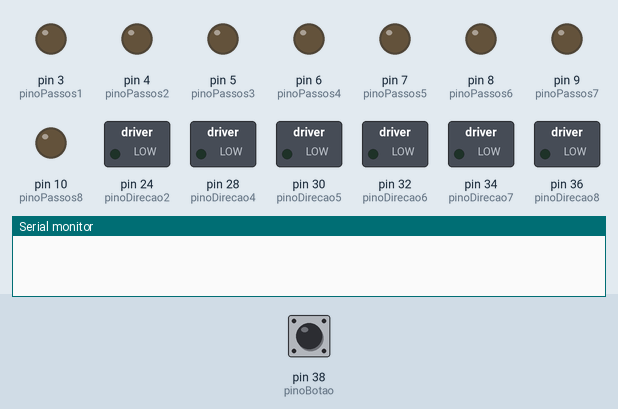
Simulated run of this sketch. Board: Arduino Mega 2560, built with avr-gcc and run on an emulated ATmega2560. Parts: switched loads named in the sketch (green lamp = pin HIGH), output pins drawn as LEDs (lit = HIGH), the last lines printed to the serial monitor. The test bench sets the inputs (shaded band); at power-on: pin 38 (pinoBotao) LOW.

Above: at 1.2 s.
1.3 s: pin 38 (pinoBotao) pulled HIGH for 0.15 s
At 2.9 s:
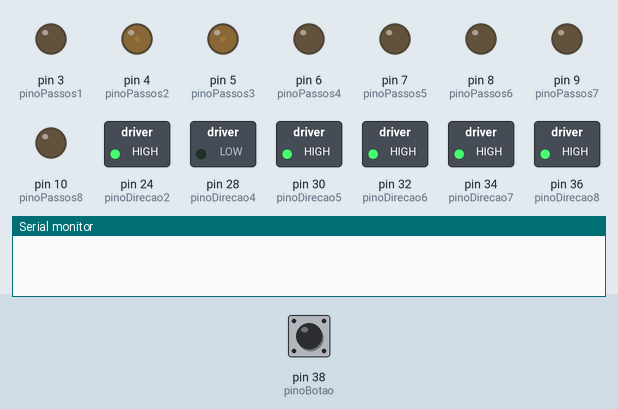
At 3.99 s:
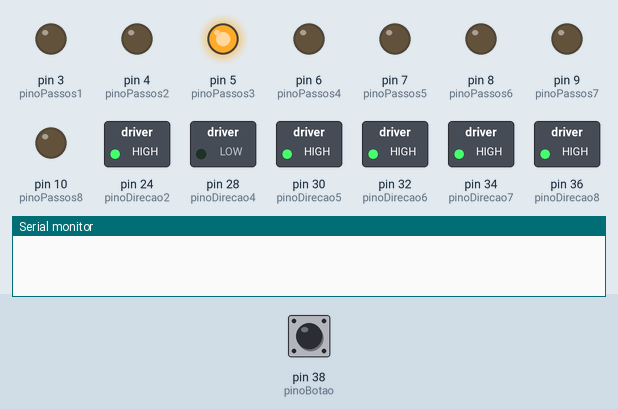
10.3 s: pin 38 (pinoBotao) pulled HIGH for 1 s
At 14.5 s:
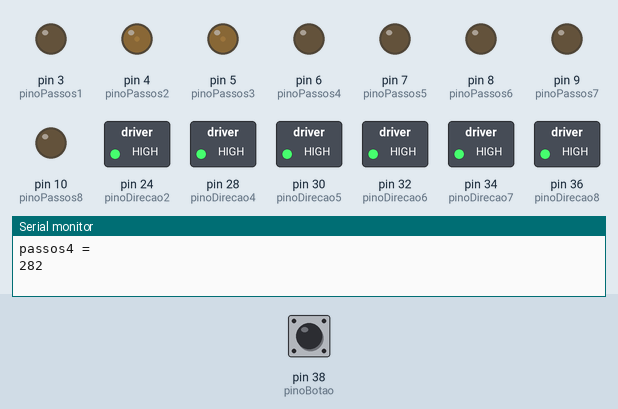
Timing chart, 0 to 19.3 s (numbered marks = the images above; inputs shaded):
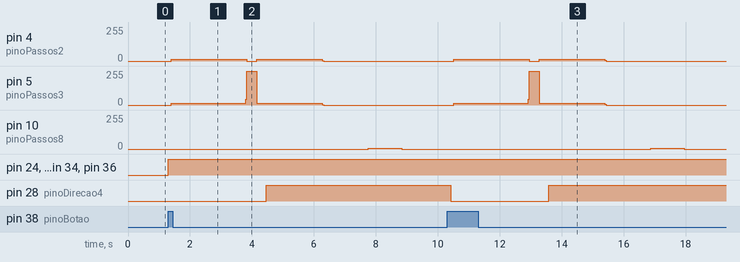

Measured:
- after the input at 1.3 s, pin 4 (pinoPassos2): alternates 13/255 for 2.3 s and 0/255 for 0.32 s, 4 changes in all, then stays 0/255, starting after 0.10 s; pin 5 (pinoPassos3): 0/255 → 13/255 after 0.10 s, → 255/255 2.4 s later, → 12/255 0.36 s later, → 0/255 2.1 s later
- after the input at 10.3 s, pin 4 (pinoPassos2): alternates 13/255 for 2.3 s and 0/255 for 0.32 s, 4 changes in all, then stays 0/255, starting after 0.21 s; pin 5 (pinoPassos3): 0/255 → 13/255 after 0.21 s, → 255/255 2.4 s later, → 12/255 0.36 s later, → 0/255 2.1 s later

The sketch:

controling_8_stepper_3.ino
```cpp
// variaveis ajustaveis
int vel = 9; //determina velocidade geral do sitema; valores de 1 a 10
int vel1 = 50; //velocidade motor 1; valores acima de 8
int vel2 = 10; //velocidade motor 2; valores acima de 8
int vel3 = 10; //velocidade motor 3; valores acima de 8
int vel4 = 60; //velocidade motor 4; valores acima de 8
int vel5 = 70; //velocidade motor 5; valores acima de 8
int vel6 = 30; //velocidade motor 6; valores acima de 8
int vel7 = 30; //velocidade motor 7; valores acima de 8
int vel8 = 25; //velocidade motor 8; valores acima de 8
int loops_step_1 = 15000;
int loops_step_2 = 32000;

// referencias
int para_motor_1 = 40;
int para_motor_2 = 1000;
int para_motor_3 = 1000;
int liga_motor_4 = 200; //referente ao numero de passos dado pelo motor2
int extra_motor_4 = 40; //referente ao avanco extra que o motor 4 da antes de voltar
int para_motor_5 = 40;
int para_motor_6 = 40;
int liga_motor_7 = 2000;
int para_motor_8 = 40;

// variaveis auxiliares (nao mexer)
int atraso = (40000-3500*vel)/100;
int vel_cont = vel2;
static int cont1 = vel1;
static int cont2 = vel2;
static int cont3 = vel3;
static int cont4 = vel4;
static int cont5 = vel5;
static int cont6 = vel6;
static int cont7 = vel7;
static int cont8 = vel8;
static int cont = vel_cont;
int contador;
int passos1 = 0;
int passos2 = 0;
int passos3 = 0;
int passos4 = 0;
int passos5 = 0;
int passos6 = 0;
int passos7 = 0;
int passos8 = 0;

//PINAGEM

// botao para ativar motores
int pinoBotao = 38;
int botao = 0;

// declaracao da variavel sensor
volatile int sensor = LOW;

// stepper 1
int pinoDirecao1 = 22;
int pinoPassos1 = 3;

// stepper 2
int pinoDirecao2 = 24;
int pinoPassos2 = 4;

// stepper 3
int pinoDirecao3 = 26;
int pinoPassos3 = 5;

// stepper 4
int pinoDirecao4 = 28;
int pinoPassos4 = 6;

// stepper 5
int pinoDirecao5 = 30;
int pinoPassos5 = 7;

// stepper 6
int pinoDirecao6 = 32;
int pinoPassos6 = 8;

// stepper 7
int pinoDirecao7 = 34;
int pinoPassos7 = 9;

// stepper 8
int pinoDirecao8 = 36;
int pinoPassos8 = 10;

void setup() {
  Serial.begin(9600);
  pinMode(pinoDirecao1, OUTPUT);
  pinMode(pinoDirecao2, OUTPUT);
  pinMode(pinoDirecao3, OUTPUT);
  pinMode(pinoDirecao4, OUTPUT);
  pinMode(pinoDirecao5, OUTPUT);
  pinMode(pinoDirecao6, OUTPUT);
  pinMode(pinoDirecao7, OUTPUT);
  pinMode(pinoDirecao8, OUTPUT);
  pinMode(pinoPassos1, OUTPUT);
  pinMode(pinoPassos2, OUTPUT);
  pinMode(pinoPassos3, OUTPUT);
  pinMode(pinoPassos4, OUTPUT);
  pinMode(pinoPassos5, OUTPUT);
  pinMode(pinoPassos6, OUTPUT);
  pinMode(pinoPassos7, OUTPUT);
  pinMode(pinoPassos8, OUTPUT);
  pinMode(pinoBotao,INPUT);
  pinMode(2,OUTPUT);

  attachInterrupt(0,sensor_1, RISING);
}

void loop(){
  botao = digitalRead(pinoBotao);

  if (botao == HIGH) {
    //    step_um(false,pinoDirecao4, pinoPassos4, 200, atraso);

    step_1(
    false, pinoDirecao1, pinoPassos1,
    true, pinoDirecao2, pinoPassos2,
    false, pinoDirecao3, pinoPassos3,
    false, pinoDirecao4, pinoPassos4,
    true, pinoDirecao5, pinoPassos5,
    true, pinoDirecao6, pinoPassos6,
    true, pinoDirecao7, pinoPassos7,
    true, pinoDirecao8, pinoPassos8,
    loops_step_1,
    atraso);

    step_2(
    false, pinoDirecao1, pinoPassos1,
    true, pinoDirecao2, pinoPassos2,
    false, pinoDirecao3, pinoPassos3,
    false, pinoDirecao4, pinoPassos4,
    true, pinoDirecao5, pinoPassos5,
    true, pinoDirecao6, pinoPassos6,
    true, pinoDirecao7, pinoPassos7,
    true, pinoDirecao8, pinoPassos8,
    loops_step_2,
    atraso);

    Serial.println("passos4 = ");
    Serial.println(passos4);

  }
}

void sensor_1(){
  sensor = HIGH;
}

// primeira etapa
void step_1(
boolean dir1, int pinoDirecao1, int pinoPassos1,
boolean dir2, int pinoDirecao2, int pinoPassos2,
boolean dir3, int pinoDirecao3, int pinoPassos3,
boolean dir4, int pinoDirecao4, int pinoPassos4,
boolean dir5, int pinoDirecao5, int pinoPassos5,
boolean dir6, int pinoDirecao6, int pinoPassos6,
boolean dir7, int pinoDirecao7, int pinoPassos7,
boolean dir8, int pinoDirecao8, int pinoPassos8,
int loops,
int atraso
){

  digitalWrite(pinoDirecao1,dir1);
  digitalWrite(pinoDirecao2,dir2);
  digitalWrite(pinoDirecao3,dir3);
  digitalWrite(pinoDirecao4,dir4);
  digitalWrite(pinoDirecao5,dir5);
  digitalWrite(pinoDirecao6,dir6);
  digitalWrite(pinoDirecao7,dir7);
  digitalWrite(pinoDirecao8,dir8);
  passos1= 0;
  passos2= 0;
  passos3= 0;
  passos4= 0;
  passos5= 0;
  passos6= 0;
  passos7= 0;
  passos8= 0;
  contador= 0;
  sensor = LOW;
  //  passos4=281;
  delay(50);

  for(int i=0;i<loops;i++){

    if((cont2==0)&&(passos2<1201)){
      digitalWrite(pinoPassos2,HIGH);
    }

    if((cont3==0)&&(passos2<1201)){
      digitalWrite(pinoPassos3,HIGH);
    }

    if((cont4==0)&&(passos2>100)&&(passos4<200+extra_motor_4+1)){
      digitalWrite(pinoPassos4,HIGH);
    }

    if((cont4==0)&&(passos4>200+extra_motor_4)&&(passos4<200+2*(extra_motor_4+1))){
      digitalWrite(pinoDirecao4,!dir4);
      digitalWrite(pinoPassos4, HIGH);
      digitalWrite(pinoDirecao4,!dir4);
    }

    if((cont5==0)&&((passos4>200)&&(passos5<100+1))){
      digitalWrite(pinoPassos5, HIGH);
    }

    if((cont5==0)&&((passos6>200)&&(passos5<200))){
      digitalWrite(pinoPassos5, HIGH);
    }

    if((cont6==0)&&(passos5>100)&&(passos6<200+1)){
      digitalWrite(pinoPassos6, HIGH);
    }

    if(cont==0){
      contador++;
    }

    delayMicroseconds(atraso);

    if(cont2){
      cont2--;
    }
    else{
      if((passos2<1201)){
        digitalWrite(pinoPassos2, LOW);
        passos2++;
        cont2 = vel2;
      }
    }
    if(cont3){
      cont3--;
    }
    else{
      if(passos2<1201){
        digitalWrite(pinoPassos3, LOW);
        passos3++;
        cont3 = vel3;
      }
    }

    if(cont4){
      cont4--;
    }
    else{
      if((passos2>100)&&(passos4<200+extra_motor_4+1)){
        digitalWrite(pinoPassos4, LOW);
        passos4++;
        cont4 = vel4;
      }
      if((passos4>200+extra_motor_4)&&(passos4<200+2*(extra_motor_4+1))){
        digitalWrite(pinoDirecao4,!dir4);
        digitalWrite(pinoPassos4, LOW);
        digitalWrite(pinoDirecao4,!dir4);
        passos4++;
        cont4 = vel4;
      }
    }

    if(cont5){
      cont5--;
    }
    else{
      if((passos4>200)&&(passos5<100+1)){
        digitalWrite(pinoPassos5, LOW);
        passos5++;
        cont5 = vel5;
      }
      if((passos6>200)&&(passos5<200)){
        digitalWrite(pinoPassos5, LOW);
        passos5++;
        cont5 = vel5;
      }
    }

    if(cont6){
      cont6--;
    }
    else{
      if((passos5>100)&&(passos6<200+1)){
        digitalWrite(pinoPassos6, LOW);
        passos6++;
        cont6 = vel6;
      }
    }

    if(cont){
      cont--;
    }
    else{
      cont = vel_cont;
    }

    delayMicroseconds(atraso);

    // leitura pelo sensor de posicao
    if(sensor == HIGH){
      sensor = LOW;
      i = loops;
    }
  }
}

// segunda etapa
void step_2(
boolean dir1, int pinoDirecao1, int pinoPassos1,
boolean dir2, int pinoDirecao2, int pinoPassos2,
boolean dir3, int pinoDirecao3, int pinoPassos3,
boolean dir4, int pinoDirecao4, int pinoPassos4,
boolean dir5, int pinoDirecao5, int pinoPassos5,
boolean dir6, int pinoDirecao6, int pinoPassos6,
boolean dir7, int pinoDirecao7, int pinoPassos7,
boolean dir8, int pinoDirecao8, int pinoPassos8,
int loops,
int atraso
){

  digitalWrite(pinoDirecao1,dir1);
  digitalWrite(pinoDirecao2,dir2);
  digitalWrite(pinoDirecao3,dir3);
  digitalWrite(pinoDirecao4,dir4);
  digitalWrite(pinoDirecao5,dir5);
  digitalWrite(pinoDirecao6,dir6);
  digitalWrite(pinoDirecao7,dir7);
  digitalWrite(pinoDirecao8,dir8);
  //  passos1 = 0;
  passos2 = 0;
  passos3 = 0;
  //  passos4 = 0;
  //  passos5 = 0;
  //  passos6 = 0;
  //  passos7 = 0;
  //  passos8 = 0;
  //  sensor = LOW;
  delay(1);

  for(int i=0;i<loops;i++){

    if((cont2==0)&&(passos2<para_motor_2+1)){
      digitalWrite(pinoPassos2,HIGH);
    }

    if((cont3==0)&&(passos3<para_motor_3+1)){
      digitalWrite(pinoPassos3,HIGH);
    }

    if((cont4==0)&&(passos2>100)&&(passos4<200+extra_motor_4+1)){
      digitalWrite(pinoPassos4,HIGH);
    }

    if((cont4==0)&&(passos4>200+extra_motor_4)&&(passos4<200+2*(extra_motor_4+1))){
      digitalWrite(pinoDirecao4,!dir4);
      digitalWrite(pinoPassos4, HIGH);
      digitalWrite(pinoDirecao4,!dir4);
    }

    if((cont5==0)&&((passos4>200)&&(passos5<100+1))){
      digitalWrite(pinoPassos5, HIGH);
    }

    if((cont5==0)&&((passos6>200)&&(passos5<200))){
      digitalWrite(pinoPassos5, HIGH);
    }

    if((cont6==0)&&(passos5>100)&&(passos6<200+1)){
      digitalWrite(pinoPassos6, HIGH);
    }

    if((cont7==0)&&(contador>liga_motor_7)&&(passos7<200+1)){
      digitalWrite(pinoPassos7, HIGH);
    }

    if((cont8==0)&&(passos5>199)&&(passos8<200+1)){
      digitalWrite(pinoPassos8, HIGH);
    }

    if((cont1==0)&&(passos8>110)&&(passos1<para_motor_1+1)){
      digitalWrite(pinoPassos1,HIGH);
    }

    if(cont==0){
      contador++;
    }

    delayMicroseconds(atraso);

    if(cont2){
      cont2--;
    }
    else{
      if((passos2<para_motor_2+1)){
        digitalWrite(pinoPassos2, LOW);
        passos2++;
        cont2 = vel2;
      }
    }
    if(cont3){
      cont3--;
    }
    else{
      if((passos3<para_motor_3+1)){
        digitalWrite(pinoPassos3, LOW);
        passos3++;
        cont3 = vel3;
      }
    }

    if(cont4){
      cont4--;
    }
    else{
      if((passos2>100)&&(passos4<200+extra_motor_4+1)){
        digitalWrite(pinoPassos4, LOW);
        passos4++;
        cont4 = vel4;
      }
      if((passos4>200+extra_motor_4)&&(passos4<200+2*(extra_motor_4+1))){
        digitalWrite(pinoDirecao4,!dir4);
        digitalWrite(pinoPassos4, LOW);
        digitalWrite(pinoDirecao4,!dir4);
        passos4++;
        cont4 = vel4;
      }
    }

    if(cont5){
      cont5--;
    }
    else{
      if((passos4>200)&&(passos5<100+1)){
        digitalWrite(pinoPassos5, LOW);
        passos5++;
        cont5 = vel5;
      }
      if((passos6>200)&&(passos5<200)){
        digitalWrite(pinoPassos5, LOW);
        passos5++;
        cont5 = vel5;
      }
    }

    if(cont6){
      cont6--;
    }
    else{
      if((passos5>100)&&(passos6<200+1)){
        digitalWrite(pinoPassos6, LOW);
        passos6++;
        cont6 = vel6;
      }
    }

    if(cont7){
      cont7--;
    }
    else{
      if((contador>liga_motor_7)&&(passos7<200+1)){
        digitalWrite(pinoPassos7, LOW);
        passos7++;
        cont7 = vel7;
      }
    }

    if(cont8){
      cont8--;
    }
    else{
      if((passos5>199)&&(passos8<200+1)){
        digitalWrite(pinoPassos8, LOW);
        passos8++;
        cont8 = vel8;
      }
    }

    if(cont1){
      cont1--;
    }
    else{
      if((passos8>110)){
        digitalWrite(pinoPassos1, LOW);
        passos1++;
        cont1 = vel1;
      }
    }

    if(cont){
      cont--;
    }
    else{
      cont = vel_cont;
    }

    delayMicroseconds(atraso);
  }
}
```
